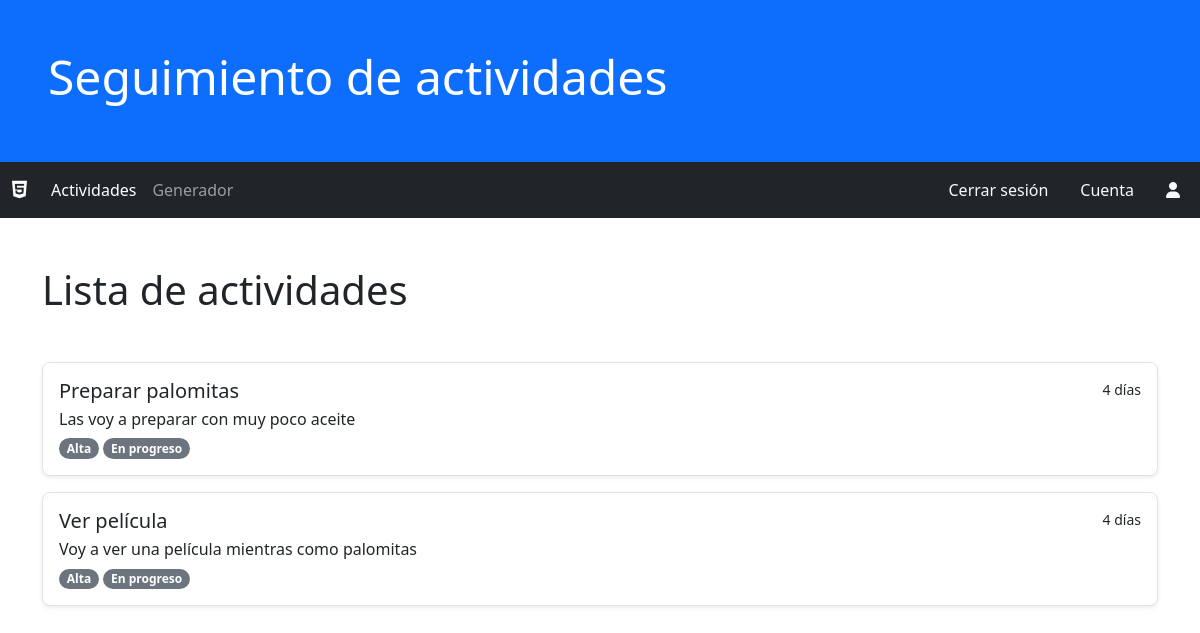
The page /actividades on the database as committed earlier.
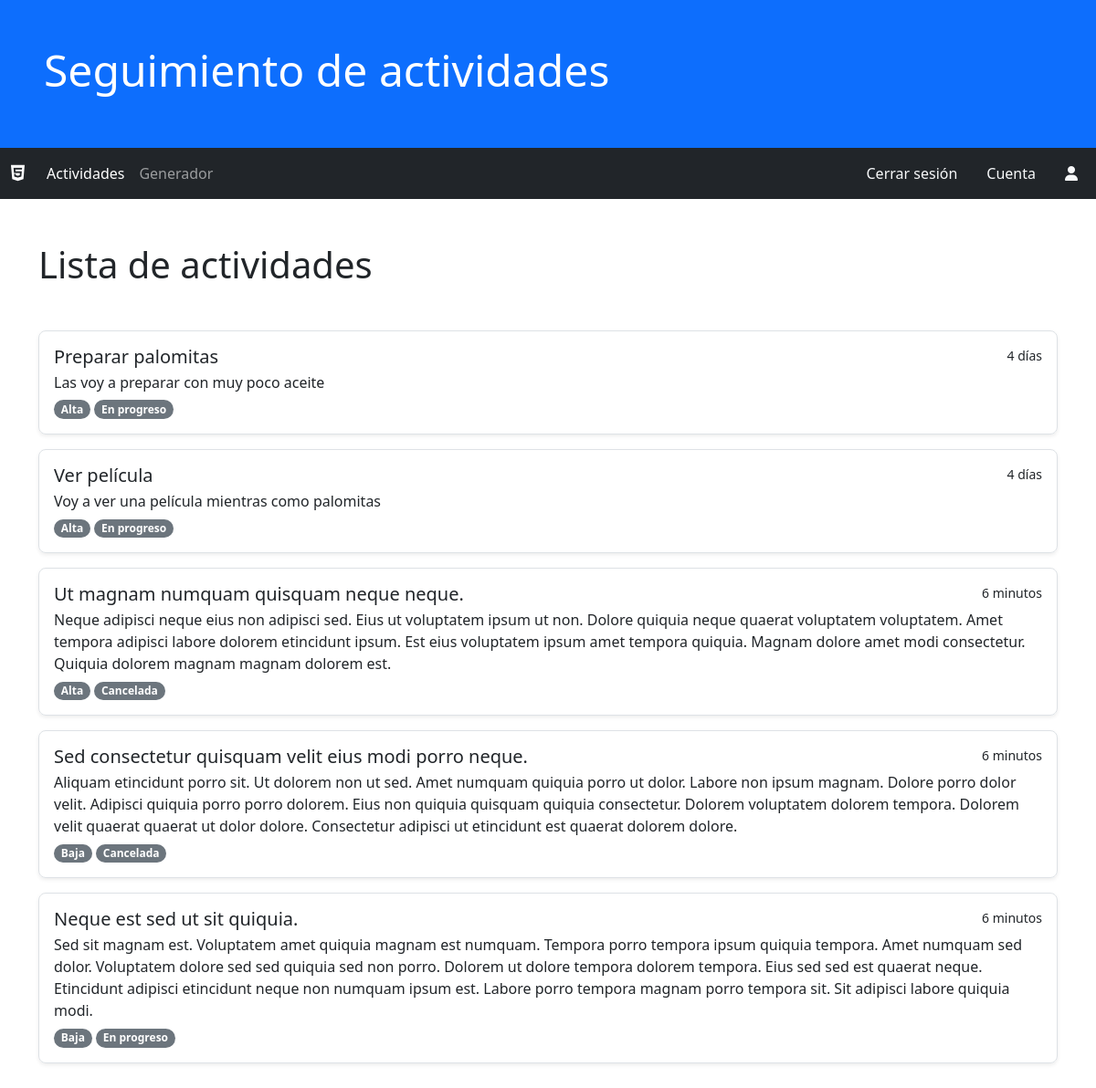
The same page on the database as committed later.
### actividades/models.py (models this page shows, shortened)
class Actividad(models.Model):
    titulo = models.CharField(max_length=256, null=False, verbose_name="título")
    descripcion = models.TextField(verbose_name="descripción")
    fecha_inicio = models.DateField()
    fecha_limite = models.DateField(verbose_name="fecha límite")
    importancia = models.ForeignKey(EtiquetaImportancia, on_delete=models.CASCADE)
    estado = models.ForeignKey(EtiquetaEstado, on_delete=models.CASCADE)
    fecha_creacion = models.DateTimeField(auto_now_add=True, verbose_name="fecha creación")
    fecha_actualizacion = models.DateTimeField(auto_now=True, verbose_name="fecha actualización")
    @property
    def time_since(self):
        return timesince.timesince(self.fecha_creacion)
    class Meta:
        verbose_name_plural="Actividades"
        ordering = ['fecha_creacion']

class EtiquetaImportancia(models.Model):
    titulo = models.CharField(max_length=32, null=False, verbose_name="título")
    fecha_creacion = models.DateTimeField(auto_now_add=True, verbose_name="fecha creación")
    def __str__(self):
        return self.titulo
    class Meta:
        verbose_name_plural="Etiquetas de importancia"

class EtiquetaEstado(models.Model):
    titulo = models.CharField(max_length=32, null=False, verbose_name="título")
    fecha_creacion = models.DateTimeField(auto_now_add=True, verbose_name="fecha creación")
    def __str__(self):
        return self.titulo
    class Meta:
        verbose_name_plural="Etiquetas de estado"

### actividades/views.py (the view)
# urls.py: path('', ActividadesHome.as_view() , name="home"),
class ActividadesHome(ListView):
    model = Actividad
    template_name = 'actividades/home.html'

### actividades/templates/actividades/home.html
{% extends 'actividades/base.html' %}
{% block contenido %}
<div class="container my-5">
    <h1 class="display-6">Lista de actividades</h1>
</div>
<div class="container my-5 d-flex flex-column justify-content-end gap-3">
    {% for actividad in actividad_list %}
    <div class="p-3 border rounded-3 shadow-sm">
        <div>
            <a href="" class="list-group-item list-group-item-action">
                <div class="d-flex w-100 justify-content-between">
                    <h5 class="mb-1">{{actividad.titulo}}</h5>
                    <small>{{actividad.time_since}}</small>
                </div>
                <p class="mb-1">{{actividad.descripcion}}</p>
            </a>
            <a href=""><small class="badge bg-secondary rounded-pill">{{actividad.importancia}}</small></a>
            <a href=""><small class="badge bg-secondary rounded-pill">{{actividad.estado}}</small></a>
        </div>
    </div>
    {% endfor %}
</div>
{% endblock %}

### actividades/templates/actividades/base.html (shortened to what this page needs)
<!DOCTYPE html>
<html lang="en">
<head>
    <link href="https://cdn.jsdelivr.net/npm/bootstrap@5.2.2/dist/css/bootstrap.min.css" rel="stylesheet">
    <link rel="stylesheet" href="https://cdnjs.cloudflare.com/ajax/libs/font-awesome/6.2.0/css/all.min.css" />
</head>
<body>
    {% url 'actividades:home' as url_home %}
    {% url 'actividades:generador' as url_generador %}
    <div class="container-fluid bg-primary p-5">
        <h1 class="display-5 text-white">Seguimiento de actividades</h1>
    </div>
    <div class="container-fluid px-0 sticky-{}">
        <nav class="navbar navbar-expand-sm bg-dark navbar-dark py-2">
            <div class="container-fluid">
                <a class="navbar-brand" href="#">
                    <span><i class="fa-brands fa-html5"></i></span>
                </a>
                <div class="collapse navbar-collapse" id="contenido_navbar">
                    <ul class="navbar-nav me-auto mb-0 pt-3 pt-sm-0">
                        <li class="nav-item">
                            <a class="nav-link {% if request.path == url_home %}active {% endif %}" href="{% url 'actividades:home' %}">Actividades</a>
                        </li>
                        <li class="nav-item">
                            <a class="nav-link {% if request.path == url_generador %}active {% endif %}" href="{% url 'actividades:generador' %}">Generador</a>
                        </li>
                    </ul>
                    <div class="d-flex pt-3 pt-sm-0 me-2 text-light flex-column flex-sm-row gap-3">
                        <a class="text-decoration-none text-light me-3" href="">Cerrar sesión</a>
                        <a class="text-decoration-none text-light me-3" href="">Cuenta</a>
                        <span class="d-none d-sm-inline"><i class="fa-solid fa-user"></i></span>
                    </div>
                </div>
            </div>
        </nav>
    </div>
    {% block contenido %}{% endblock %}
</body>
</html>

Rows that differ between the two databases and show on the page:
added Actividad: titulo "Ut magnam numquam quisquam neque neque.", time_since "6 minutos", descripcion "Neque adipisci neque eius non adipisci sed. Eius ut voluptatem ipsum ut non. Dolore quiquia neque quaerat voluptatem voluptatem. Amet tempora adipisci labore dolorem etincidunt ipsum. Est eius voluptatem ipsum amet tempora quiquia. Magnam dolore amet modi consectetur. Quiquia dolorem magnam magnam dolorem est.", importancia "Alta", estado "Cancelada"
added Actividad: titulo "Sed consectetur quisquam velit eius modi porro neque.", time_since "6 minutos", descripcion "Aliquam etincidunt porro sit. Ut dolorem non ut sed. Amet numquam quiquia porro ut dolor. Labore non ipsum magnam. Dolore porro dolor velit. Adipisci quiquia porro porro dolorem. Eius non quiquia quisquam quiquia consectetur. Dolorem voluptatem dolorem tempora. Dolorem velit quaerat quaerat ut dolor dolore. Consectetur adipisci ut etincidunt est quaerat dolorem dolore.", importancia "Baja", estado "Cancelada"
added Actividad: titulo "Neque est sed ut sit quiquia.", time_since "6 minutos", descripcion "Sed sit magnam est. Voluptatem amet quiquia magnam est numquam. Tempora porro tempora ipsum quiquia tempora. Amet numquam sed dolor. Voluptatem dolore sed sed quiquia sed non porro. Dolorem ut dolore tempora dolorem tempora. Eius sed sed est quaerat neque. Etincidunt adipisci etincidunt neque non numquam ipsum est. Labore porro tempora magnam porro tempora sit. Sit adipisci labore quiquia modi.", importancia "Baja", estado "En progreso"
